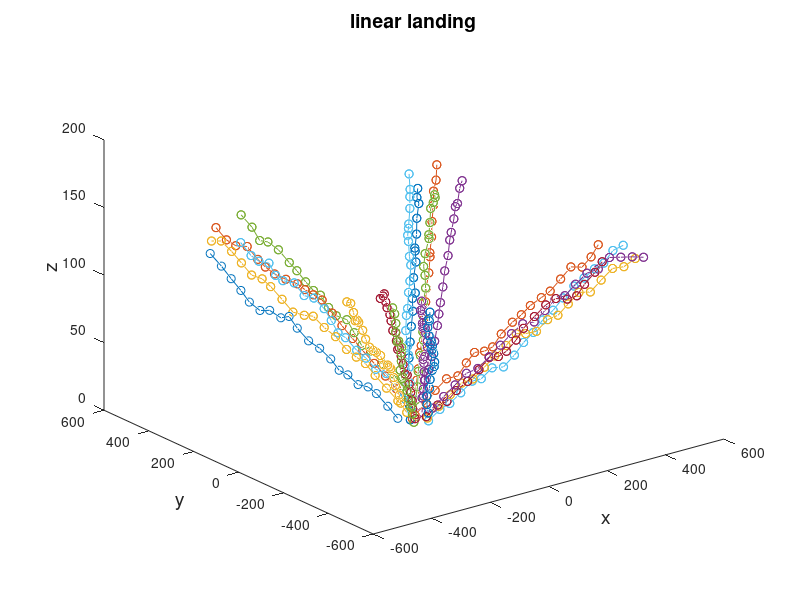

Here is the MATLAB script that generated this plot:
%%
%straight line
%fileID = fopen('datasets/linear/train/train.txt','w');
%fileID = fopen('datasets/linear/val/val.txt','w');
%fileID = fopen('datasets/linear/vis/vis.txt','w');
fileID = fopen('plot.txt','w');
mvx = 22; %max horizontal speed
mvy = 22; %max horizontal speed
mvz = 9;  %max descend speed

for i = 1 : 20 %trajectory number
    if mod(i,4) == 0
    state = [400 + 200*(rand()-0.5) , 400 + 200*(rand()-0.5), 140 + 15*(rand()-0.5)];
    elseif mod(i,4) == 1
    state = [-400 + 200*(rand()-0.5) , 400 + 200*(rand()-0.5), 140 + 15*(rand()-0.5)];
    elseif mod(i,4) == 2
    state = [400 + 200*(rand()-0.5) , -400 + 200*(rand()-0.5), 140 + 15*(rand()-0.5)];
    elseif mod(i,4)==3
    state = [-400 + 200*(rand()-0.5) , -400 + 200*(rand()-0.5), 140 + 15*(rand()-0.5)];
    end
    destination = [0, 0, 0];
    for t = 1 : 20
        vb = (destination - state)/(21 - t);
        if mod(i,4) == 0
        xv = max(-mvx , vb(1) + 15 * (rand() - 0.5));
        yv = max(-mvy, vb(2) + 15*(rand() - 0.5));
        elseif mod(i,4) == 1
        xv = min(mvx , vb(1) + 15 * (rand() - 0.5));
        yv = max(-mvy, vb(2) + 15*(rand() - 0.5));
        elseif mod(i,4) == 2
        xv = max(-mvx , vb(1) + 15 * (rand() - 0.5));
        yv = min(mvy, vb(2) + 15*(rand() - 0.5));
        elseif mod(i,4)==3
        xv = min(mvx , vb(1) + 15 * (rand() - 0.5));
        yv = min(mvy, vb(2) + 15*(rand() - 0.5));
        end

        zv = max(-mvz, vb(3) + 15*(rand() - 0.5));

        state(1) = state(1) + xv;
        state(2) = state(2) + yv;
        state(3) = max(state(3) + zv,0); % bound z above zero

        
        fprintf(fileID,'%4.2f\t%i\t%4.4f\t%4.4f\t%4.4f\n',t + 20*(i-1),i,state(1),state(2),state(3));
        historyx(t) =  state(1);
        historyy(t) =state(2);
        historyz(t) =state(3);
    end
    figure(1)
    scatter3(historyx, historyy, historyz)
    plot3(historyx, historyy, historyz, 'o-')
    title('linear landing', 'FontSize', 14)
    xlabel('x', 'FontSize', 14)
    ylabel('y', 'FontSize', 14)
    zlabel('z', 'FontSize', 14)
    hold on
end
str = sprintf('linear%d.png', i);
print(gcf,str,'-dpng','-r900'); 
fclose(fileID);
